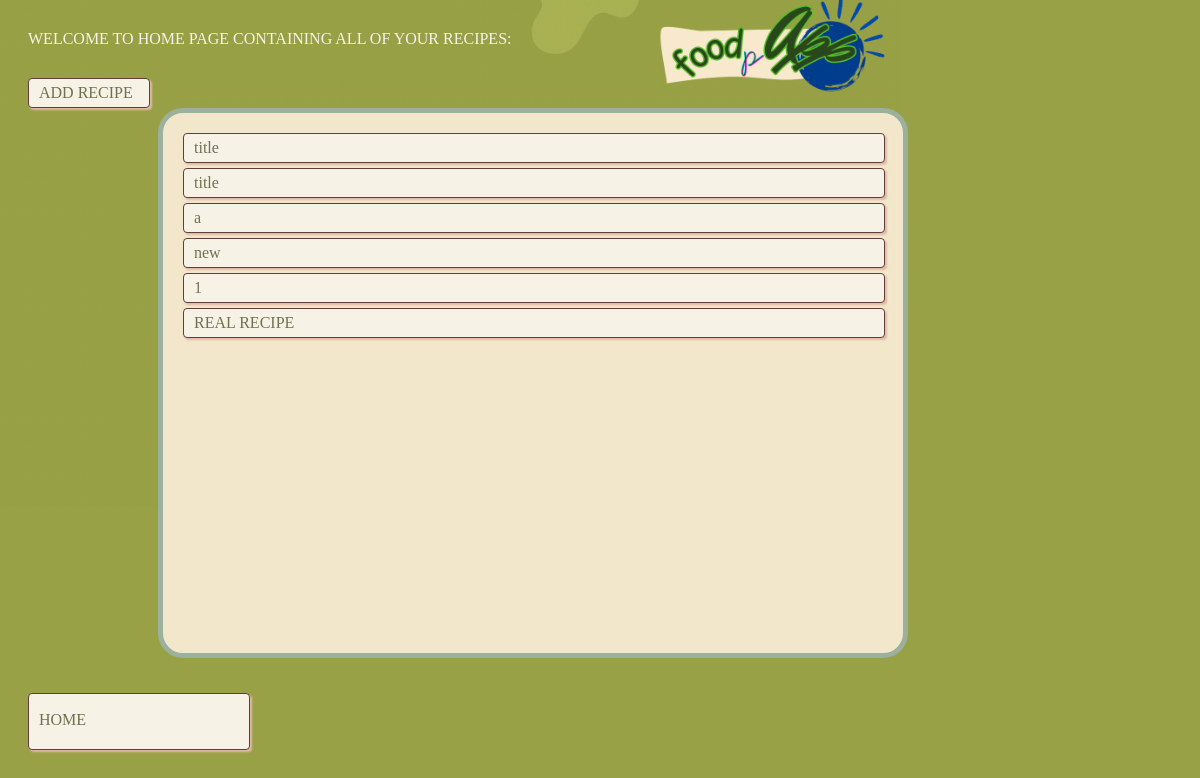
The page /home/myrecipes (signed in) on the database its author committed.
### app/models.py (models this page shows, shortened)
class Recipe(db.Model):
    id = db.Column(db.Integer, primary_key=True)  # Primary key for recipe ID
    title = db.Column(db.String(80))  # Column for recipe title with a max length of 80 characters
    description = db.Column(db.Text, nullable=False)  # Column for recipe description (non-nullable)
    ingredients = db.Column(db.Text, nullable=False)
    instructions = db.Column(db.Text, nullable=False)
    created = db.Column(db.DateTime, default=datetime.now())  # Timestamp for when the recipe is created
    user_id = db.Column(db.Integer, db.ForeignKey('user.id'))  # Foreign key to associate with a User
    created = db.Column(db.DateTime, default=datetime.now())
    num_of_rating = db.Column(db.Integer, default=0)
    total_rating = db.Column(db.Integer, default=0)
    tags = db.Column(db.JSON, default=[])

### app/routes.py (the view)
@myapp_obj.route("/home/myrecipes")
@login_required  # Ensure the user is logged in before accessing this route
def myrecipes():
    recipes = Recipe.query.filter_by(user_id=current_user.id).all();
    return render_template("myrecipes.html", title = "My Recipes", pageClass = "myrecipes", recipes = recipes)  # Render home.html

### app/__init__.py (called while the page is built)
@login.user_loader
def load_user(id):
    return User.query.get(int(id))  # Fetch the user by ID from the database

### app/templates/myrecipes.html
{% extends "base.html" %}
{% block content %}
	<div class = "welcome-text"> WELCOME TO HOME PAGE CONTAINING ALL OF YOUR RECIPES: </div>
	<div class = "links">
		 <a href = "{{url_for('mysinglerecipeadd')}}" id = "mysinglerecipeadd">
			<div class = "button"> ADD RECIPE  </div>
		 </a>
		 <div class = "recipes">
			{% for r in recipes %}
			 <a href = "{{url_for('mysinglerecipeview', num=r.id)}}">
			 	<div class = "button"> {{r.title}} </div>
			 </a>
			 {% endfor %}
		 </div>
	</div>
	<a href = "{{url_for('home')}}" id = "home">
		<div class = "button home-button"> HOME </div>
	</a>
{% endblock %}

### app/static/styles.css (style rules this page uses)
a { text-decoration: none; }
.welcome-text { color: #f6f2e6; margin: 30px 20px; }
div.button.home-button { position: absolute; left: 28px; bottom: 30px; width: 200px; height: 33px; margin-bottom: 20px; padding-top: 17px; }

### rows shown on the page
Recipe: title "title"
Recipe: title "title"
Recipe: title "a"
Recipe: title "new"
Recipe: title "1"
Recipe: title "REAL RECIPE"
